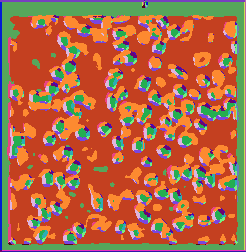
#> input picture output.png, 246 x 252 px
$ python contour.py
#> lines starting #> are read from the running program, lines starting #| are printed output that depends on the picture; after the words box and inside, x2 and y2 are one past the last pixel; in counts of white or black regions, pixels touching at a corner belong together
import cv2
import numpy as np
import json

img = cv2.imread('output.png', cv2.IMREAD_UNCHANGED)
#> img is the input picture: shape (252, 246, 3); mean B, G, R 71, 104.7, 173.2

img_grey = cv2.cvtColor(img,cv2.COLOR_BGR2GRAY)
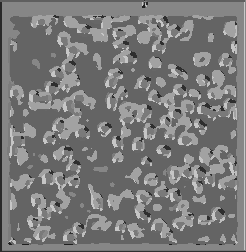
#> img_grey: shape (252, 246); min 31, max 200, mean 121.5

thresh = 100

ret,thresh_img = cv2.threshold(img_grey, thresh, 255, cv2.THRESH_BINARY)
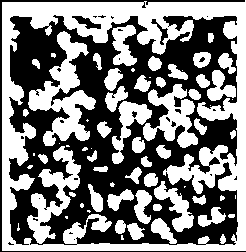
#> thresh_img: shape (252, 246); 50% white; 67 white regions (20 under 20 px)
#> ret = 100

contours, hierarchy = cv2.findContours(thresh_img, cv2.RETR_TREE, cv2.CHAIN_APPROX_SIMPLE)
#> contours = 101 contours, 49 with area under 20; largest, box (x1, y1, x2, y2) and area: (2, 0, 246, 251) 60258, (8, 14, 239, 246) 45315, (28, 31, 96, 146) 2798, (27, 146, 81, 244) 1716, (143, 84, 198, 148) 1548
print(contours[0])
#> (printed output is left out)

annotation = {
        "segmentation": [],
    }

for contour in contours:
    contour = np.flip(contour, axis=1)
    segmentation = contour.ravel().tolist()
    annotation["segmentation"].append(segmentation)
#> this loop made 101 passes
#> segmentation on passes 2, 3, 6, 10, 12, 14, 18, 23, 25, 27, 31: [9, 241, 11, 243, 13, 243, 14, 244, 13, 245, 9, 245, 7, 243], [73, 239, 74, 238, 75, 239, 74, 240], [209, 174, 210, 173, 211, 173, 212, 174, 212, 175, 211, 176], [167, 26, 168, 25, 169, 26, 168, 27], [206, 16, 207, 15, 208, 16, 207, 17], [92, 16, 93, 15, 96, 15, 97, 16, 95, 18, 94, 17, 93, 17], [121, 235, 121, 239, 123, 239, 123, 238, 122, 237, 122, 235], [122, 223, 123, 222, 124, 223, 123, 224], [65, 216, 65, 217, 66, 218, 67, 218, 67, 216], [87, 210, 87, 211, 88, 211, 89, 212, 90, 211, 89, 210], [235, 195, 235, 198]

# print(json.dumps(annotation, indent=4))
with open("output.json", "w") as outfile:
    json.dump(annotation, outfile)
cv2.drawContours(img, contours, -1, (0,255,0), 3)
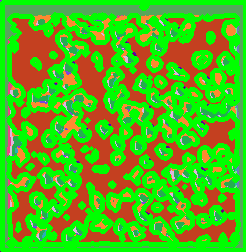
#> img: shape (252, 246, 3); mean B, G, R 26.2, 181.2, 82.3

cv2.imwrite('san1c75.png',img)
